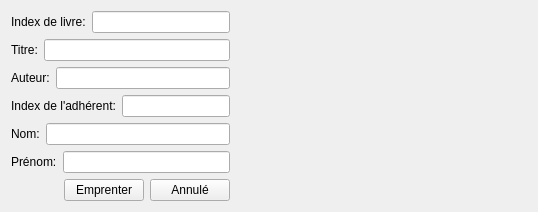
          <widget class="QWidget" name="borrowBook">
           <attribute name="title">
            <string>Emprunter un livre</string>
           </attribute>
           <layout class="QGridLayout" name="gridLayout_28">
            <item row="0" column="0">
             <layout class="QGridLayout" name="gridLayout_23">
              <item row="0" column="0">
               <layout class="QHBoxLayout" name="horizontalLayout_26">
                <item>
                 <widget class="QLabel" name="label_20">
                  <property name="text">
                   <string>Index de livre:</string>
                  </property>
                 </widget>
                </item>
                <item>
                 <widget class="QLineEdit" name="indexBorrowBook">
                  <property name="inputMethodHints">
                   <set>Qt::ImhDigitsOnly</set>
                  </property>
                 </widget>
                </item>
               </layout>
              </item>
              <item row="1" column="0">
               <layout class="QHBoxLayout" name="horizontalLayout_27">
                <item>
                 <widget class="QLabel" name="label_21">
                  <property name="text">
                   <string>Titre:</string>
                  </property>
                 </widget>
                </item>
                <item>
                 <widget class="QLineEdit" name="titleBorrowBook">
                  <property name="readOnly">
                   <bool>true</bool>
                  </property>
                 </widget>
                </item>
               </layout>
              </item>
              <item row="2" column="0">
               <layout class="QHBoxLayout" name="horizontalLayout_28">
                <item>
                 <widget class="QLabel" name="label_22">
                  <property name="text">
                   <string>Auteur:</string>
                  </property>
                 </widget>
                </item>
                <item>
                 <widget class="QLineEdit" name="authorBorrowBook">
                  <property name="readOnly">
                   <bool>true</bool>
                  </property>
                 </widget>
                </item>
               </layout>
              </item>
              <item row="3" column="0">
               <layout class="QHBoxLayout" name="horizontalLayout_30">
                <item>
                 <widget class="QLabel" name="label_23">
                  <property name="text">
                   <string>Index de l'adhérent:</string>
                  </property>
                 </widget>
                </item>
                <item>
                 <widget class="QLineEdit" name="indexBorrowMember">
                  <property name="inputMethodHints">
                   <set>Qt::ImhDigitsOnly</set>
                  </property>
                 </widget>
                </item>
               </layout>
              </item>
              <item row="4" column="0">
               <layout class="QHBoxLayout" name="horizontalLayout_60">
                <item>
                 <widget class="QLabel" name="label_61">
                  <property name="text">
                   <string>Nom:</string>
                  </property>
                 </widget>
                </item>
                <item>
                 <widget class="QLineEdit" name="lastNameBorrowMember">
                  <property name="inputMethodHints">
                   <set>Qt::ImhNone</set>
                  </property>
                  <property name="readOnly">
                   <bool>true</bool>
                  </property>
                 </widget>
                </item>
               </layout>
              </item>
              <item row="5" column="0">
               <layout class="QHBoxLayout" name="horizontalLayout_59">
                <item>
                 <widget class="QLabel" name="label_60">
                  <property name="text">
                   <string>Prénom:</string>
                  </property>
                 </widget>
                </item>
                <item>
                 <widget class="QLineEdit" name="firstNameBorrowMember">
                  <property name="inputMethodHints">
                   <set>Qt::ImhNone</set>
                  </property>
                  <property name="readOnly">
                   <bool>true</bool>
                  </property>
                 </widget>
                </item>
               </layout>
              </item>
              <item row="6" column="0">
               <layout class="QHBoxLayout" name="horizontalLayout_29">
                <item>
                 <spacer name="horizontalSpacer_7">
                  <property name="orientation">
                   <enum>Qt::Horizontal</enum>
                  </property>
                  <property name="sizeHint" stdset="0">
                   <size>
                    <width>27</width>
                    <height>20</height>
                   </size>
                  </property>
                 </spacer>
                </item>
                <item>
                 <widget class="QPushButton" name="borrowPB">
                  <property name="text">
                   <string>Emprenter</string>
                  </property>
                 </widget>
                </item>
                <item>
                 <widget class="QPushButton" name="cancelBorrowingPB">
                  <property name="text">
                   <string>Annulé</string>
                  </property>
                 </widget>
                </item>
               </layout>
              </item>
             </layout>
            </item>
            <item row="0" column="1">
             <spacer name="horizontalSpacer_13">
              <property name="orientation">
               <enum>Qt::Horizontal</enum>
              </property>
              <property name="sizeHint" stdset="0">
               <size>
                <width>297</width>
                <height>20</height>
               </size>
              </property>
             </spacer>
            </item>
           </layout>
          </widget>
